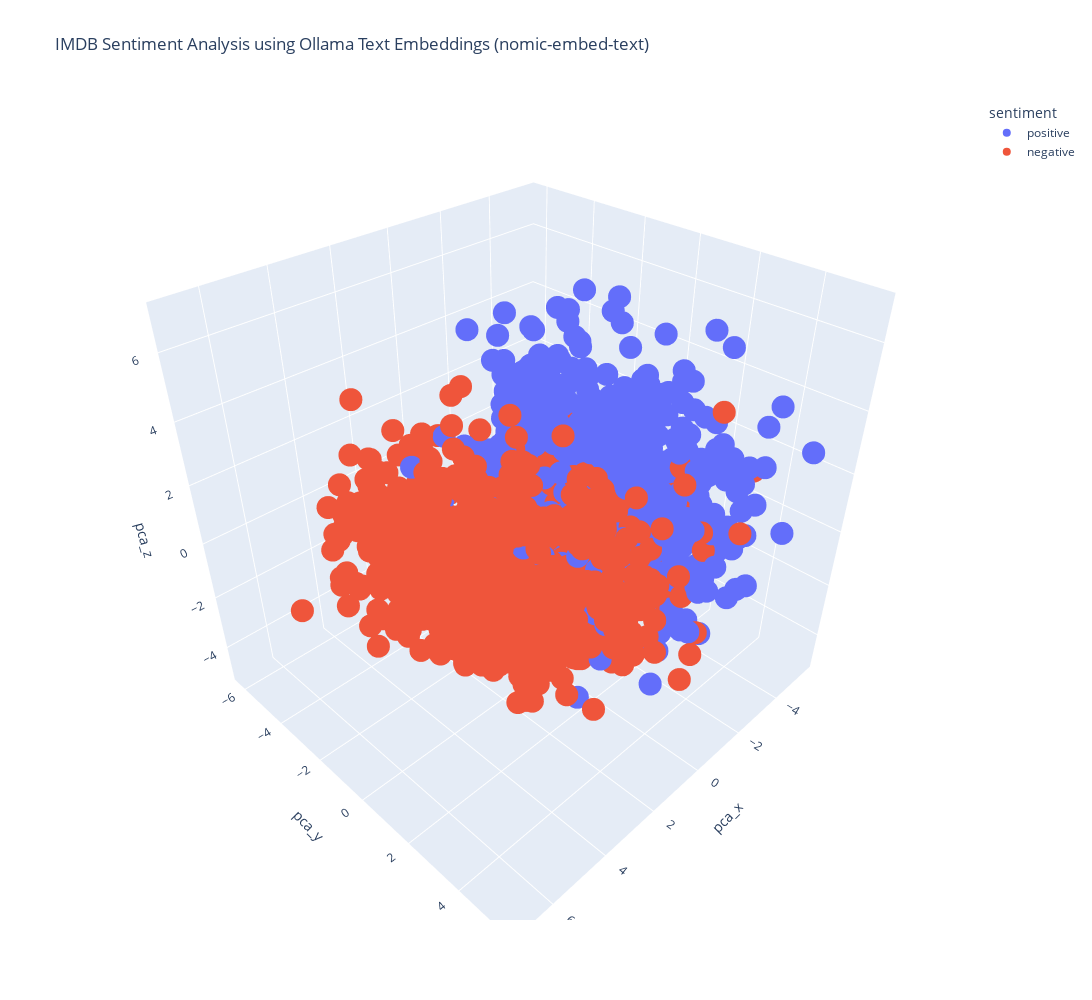

This figure's notebook cell:
### Code cell
# make an interactive scatter plot
import plotly.express as px
import numpy as np
import nbformat

df['review_truncated'] = df['review'].apply(lambda x: x[:120])


# scatter plot of num_rows of embeddings, show the review_truncated text in the hover
num_rows = 2000

# make a copy of first num_rows rows of the dataframe, hover should show the review_truncated column
df_plot = df[:num_rows]
df_plot['pca_x'] = thing[:num_rows, 0]
df_plot['pca_y'] = thing[:num_rows, 1]
df_plot['pca_z'] = thing[:num_rows, 2]
fig = px.scatter_3d(
    data_frame=df_plot,
    x='pca_x',
    y='pca_y',
    z='pca_z',
    color='sentiment', 
    title='IMDB Sentiment Analysis using Ollama Text Embeddings (nomic-embed-text)',
    hover_name="sentiment", 
    hover_data=["review_truncated"],
)

#fig = px.scatter_3d(x=thing[:num_rows, 0], y=thing[:num_rows, 1], z=thing[:num_rows, 2], color=df['sentiment'][:num_rows].apply(lambda x: 'positive' if x == 'positive' else 'negative'))

# large figure
fig.update_layout(width=2000, height=1000)

# when hovering over a point, show the review_truncated column of the dataframe
#fig.update_traces(hoverinfo='text', hovertext=df['review_truncated'])


fig.show()

### Figure 1 — Plotly figure (JSON) as saved in the notebook; plotly's stock layout.template omitted (floating-point values rounded to 4 significant figures; data arrays with more than 128 entries replaced by an {"elided": "..."} marker saying what was removed)
{"data": [{"customdata": {"elided": "1005x1 str values"}, "hovertemplate": "<b>%{hovertext}</b><br><br>sentiment=positive<br>pca_x=%{x}<br>pca_y=%{y}<br>pca_z=%{z}<br>review_truncated=%{customdata[0]}<extra></extra>", "hovertext": {"elided": "1005 str values"}, "legendgroup": "positive", "marker": {"color": "#636efa", "symbol": "circle"}, "mode": "markers", "name": "positive", "scene": "scene", "showlegend": true, "type": "scatter3d", "x": {"elided": "1005 float values"}, "y": {"elided": "1005 float values"}, "z": {"elided": "1005 float values"}}, {"customdata": {"elided": "995x1 str values"}, "hovertemplate": "<b>%{hovertext}</b><br><br>sentiment=negative<br>pca_x=%{x}<br>pca_y=%{y}<br>pca_z=%{z}<br>review_truncated=%{customdata[0]}<extra></extra>", "hovertext": {"elided": "995 str values"}, "legendgroup": "negative", "marker": {"color": "#EF553B", "symbol": "circle"}, "mode": "markers", "name": "negative", "scene": "scene", "showlegend": true, "type": "scatter3d", "x": {"elided": "995 float values"}, "y": {"elided": "995 float values"}, "z": {"elided": "995 float values"}}], "layout": {"height": 1000, "legend": {"title": {"text": "sentiment"}, "tracegroupgap": 0}, "scene": {"domain": {"x": [0, 1], "y": [0, 1]}, "xaxis": {"title": {"text": "pca_x"}}, "yaxis": {"title": {"text": "pca_y"}}, "zaxis": {"title": {"text": "pca_z"}}}, "title": {"text": "IMDB Sentiment Analysis using Ollama Text Embeddings (nomic-embed-text)"}, "width": 2000}}
